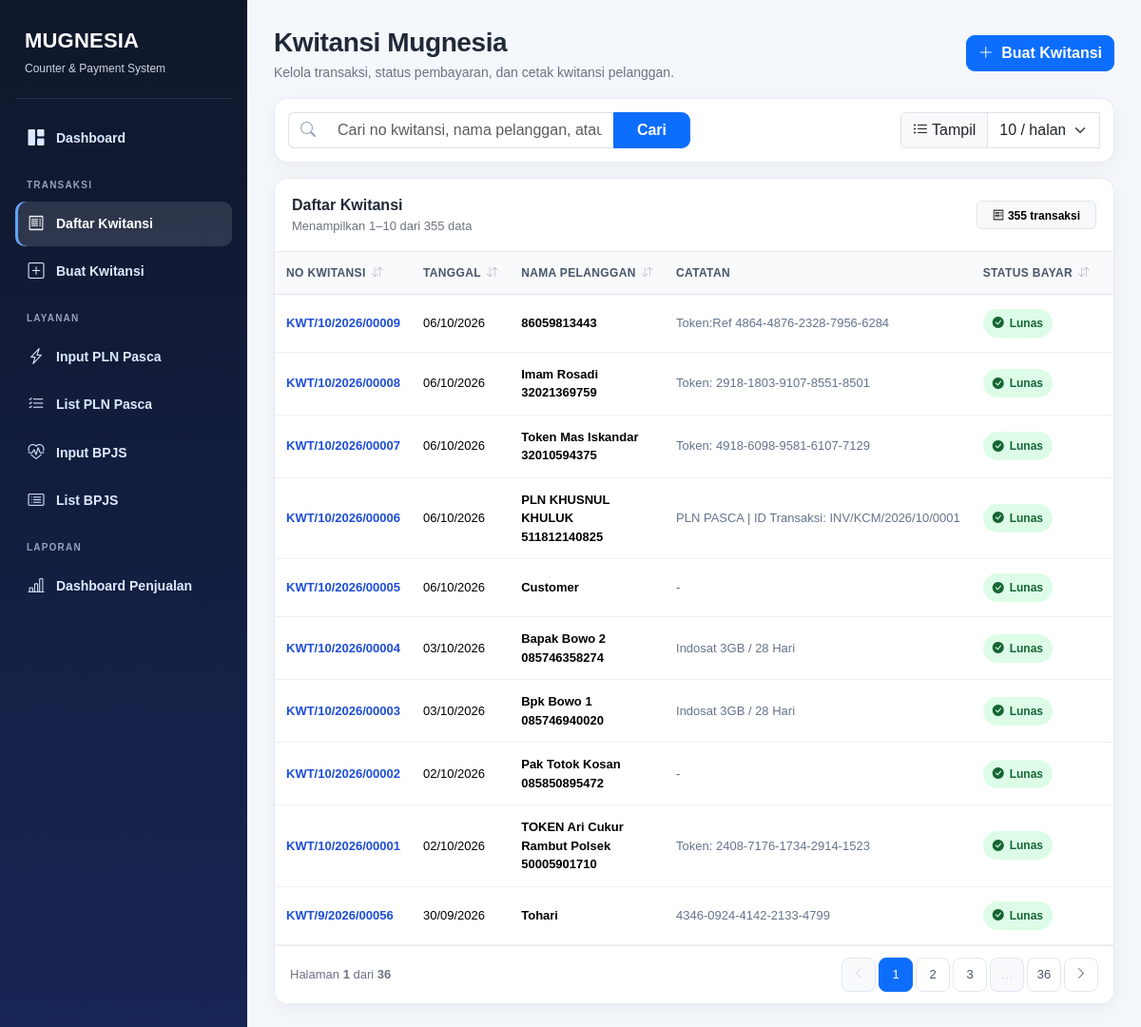
The page /list_kwitansi.php on the database its author committed.
### tables this page shows
CREATE TABLE `kwitansi` (
  `id` int(11) NOT NULL AUTO_INCREMENT,
  `no_kwitansi` varchar(40) NOT NULL,
  `tanggal` date NOT NULL,
  `nama_pelanggan` varchar(100) DEFAULT NULL,
  `alamat_pelanggan` varchar(255) DEFAULT NULL,
  `catatan` text,
  `status_bayar` varchar(50) NOT NULL,
  `discount` decimal(12,0) NOT NULL,
  `total` decimal(12,0) NOT NULL DEFAULT '0',
  `created_at` timestamp NOT NULL DEFAULT CURRENT_TIMESTAMP,
  `SN` varchar(45) NOT NULL,
  PRIMARY KEY (`id`),
  UNIQUE KEY `no_kwitansi` (`no_kwitansi`),
  KEY `idx_kwitansi_no` (`no_kwitansi`),
  KEY `idx_kwitansi_nama` (`nama_pelanggan`),
  KEY `idx_kwitansi_status` (`status_bayar`)
);

### list_kwitansi.php (the view, shortened to what this page needs)
<?php
    require_once "db.php";
    $allowed_sizes = [5,10,20,50];
    $ps = (int)($_GET['ps'] ?? 10);
    $limit = in_array($ps, $allowed_sizes) ? $ps : 10;
    $page = max(1, (int)($_GET['page'] ?? 1));
    $offset = ($page - 1) * $limit;
    $search = trim($_GET['q'] ?? "");
    $allowed_sort = [
        'no_kwitansi'    => 'no_kwitansi',
        'tanggal'        => 'tanggal',
        'nama_pelanggan' => 'nama_pelanggan',
        'status_bayar'   => 'status_bayar',
        'discount'       => 'discount',
        'total'          => 'total'
    ];
    $sort = $_GET['sort'] ?? 'id';
    $dir  = strtolower($_GET['dir'] ?? 'desc');
    $dir  = $dir === 'asc' ? 'ASC' : 'DESC';
    $orderBy = isset($allowed_sort[$sort]) ? $allowed_sort[$sort] : 'id';
    $sql = "SELECT * FROM kwitansi ";
    $params = [];
    $types = "";
    $sql_count = preg_replace('/SELECT \* FROM/', 'SELECT COUNT(*) as jml FROM', $sql, 1);
    $stmt = $conn->prepare($sql_count);
    $stmt->execute();
    $count = $stmt->get_result()->fetch_assoc()['jml'] ?? 0;
    $total_pages = max(1, (int)ceil($count / $limit));
    $sql .= "ORDER BY {$orderBy} {$dir} LIMIT ? OFFSET ?";
    $stmt = $conn->prepare($sql);
    if ($types) {
        $types2 = $types . "ii";
        $params2 = array_merge($params, [$limit, $offset]);
        $stmt->bind_param($types2, ...$params2);
    } else {
        $stmt->bind_param("ii", $limit, $offset);
    }
    $stmt->execute();
    $res = $stmt->get_result();
    $start_row = $count > 0 ? $offset + 1 : 0;
    $end_row = min($offset + $limit, $count);
    function pageUrl($targetPage, $search, $limit, $sort, $dir) {
        return '?page=' . (int)$targetPage
            . '&q=' . urlencode($search)
            . '&ps=' . (int)$limit
            . '&sort=' . urlencode($sort)
            . '&dir=' . urlencode(strtolower($dir));
    }
    function sortUrl($column, $currentSort, $currentDir, $search, $limit) {
        $nextDir = ($currentSort === $column && strtoupper($currentDir) === 'ASC') ? 'desc' : 'asc';
        return '?page=1'
            . '&q=' . urlencode($search)
            . '&ps=' . (int)$limit
            . '&sort=' . urlencode($column)
            . '&dir=' . $nextDir;
    }
    function sortIcon($column, $currentSort, $currentDir) {
        if ($currentSort !== $column) {
            return '<i class="bi bi-arrow-down-up sort-icon"></i>';
        }
        return strtoupper($currentDir) === 'ASC'
            ? '<i class="bi bi-sort-up sort-icon active"></i>'
            : '<i class="bi bi-sort-down sort-icon active"></i>';
    }
?>
<!doctype html>
<html lang="id">
<head>
<link href="https://cdn.jsdelivr.net/npm/bootstrap@5.3.3/dist/css/bootstrap.min.css" rel="stylesheet">
<link rel="stylesheet" href="https://cdn.jsdelivr.net/npm/bootstrap-icons@1.11.3/font/bootstrap-icons.min.css">
</head>
<body>
<div class="mug-app">
<?php require __DIR__ . "/layout/sidebar.php"; ?>
<main class="mug-main">
<div class="container-fluid app-wrap p-0">
  <div class="d-flex flex-column flex-md-row justify-content-between align-items-md-center gap-3 mb-3">
    <div>
      <div class="page-title">Kwitansi Mugnesia</div>
      <div class="page-subtitle">Kelola transaksi, status pembayaran, dan cetak kwitansi pelanggan.</div>
    </div>
    <div class="d-flex gap-2 header-actions">
      <a class="btn btn-primary" href="kwitansi_form.php">
        <i class="bi bi-plus-lg me-1"></i> Buat Kwitansi
      </a>
    </div>
  </div>
  <form class="toolbar-card mb-3" method="get">
    <div class="row g-2 align-items-center">
      <div class="col-12 col-md-8 col-lg-6">
        <div class="input-group search-box">
          <span class="input-group-text"><i class="bi bi-search"></i></span>
          <input type="text" class="form-control"
                 placeholder="Cari no kwitansi, nama pelanggan, atau status bayar..."
                 name="q"
                 value="<?= htmlspecialchars($search) ?>">
          <button class="btn btn-primary px-4" type="submit">Cari</button>
        </div>
      </div>
      <div class="col-12 col-md-4 col-lg-6 d-flex justify-content-md-end">
        <div class="input-group" style="max-width:210px;">
          <label class="input-group-text" for="ps"><i class="bi bi-list-ul me-1"></i> Tampil</label>
          <select class="form-select" name="ps" id="ps" onchange="this.form.submit()">
            <?php foreach($allowed_sizes as $s): ?>
              <option value="<?=$s?>" <?=$s==$limit?'selected':''?>><?=$s?> / halaman</option>
            <?php endforeach; ?>
          </select>
        </div>
      </div>
    </div>
  </form>
  <div class="grid-card">
    <div class="grid-head d-flex justify-content-between align-items-center">
      <div>
        <div class="fw-bold">Daftar Kwitansi</div>
        <div class="record-info">Menampilkan <?= $start_row ?>–<?= $end_row ?> dari <?= number_format($count,0,',','.') ?> data</div>
      </div>
      <span class="badge text-bg-light border px-3 py-2">
        <i class="bi bi-receipt me-1"></i><?= number_format($count,0,',','.') ?> transaksi
      </span>
    </div>
    <div class="table-responsive">
      <table class="table table-hover align-middle">
        <thead>
          <tr>
            <th>
              <a class="sort-link" href="<?= sortUrl('no_kwitansi', $sort, $dir, $search, $limit) ?>">
                No Kwitansi <?= sortIcon('no_kwitansi', $sort, $dir) ?>
              </a>
            </th>
            <th>
              <a class="sort-link" href="<?= sortUrl('tanggal', $sort, $dir, $search, $limit) ?>">
                Tanggal <?= sortIcon('tanggal', $sort, $dir) ?>
              </a>
            </th>
            <th>
              <a class="sort-link" href="<?= sortUrl('nama_pelanggan', $sort, $dir, $search, $limit) ?>">
                Nama Pelanggan <?= sortIcon('nama_pelanggan', $sort, $dir) ?>
              </a>
            </th>
            <th>Catatan</th>
            <th>
              <a class="sort-link" href="<?= sortUrl('status_bayar', $sort, $dir, $search, $limit) ?>">
                Status Bayar <?= sortIcon('status_bayar', $sort, $dir) ?>
              </a>
            </th>
            <th class="text-end">
            </th>
          </tr>
        </thead>
        <tbody>
          <?php while($row = $res->fetch_assoc()): ?>
            <?php
              $status = trim($row['status_bayar'] ?? '');
              $statusLower = strtolower($status);
              if ($statusLower === 'lunas') {
                  $statusClass = 'status-lunas';
                  $statusIcon = 'bi-check-circle-fill';
              } elseif ($statusLower === 'piutang') {
                  $statusClass = 'status-piutang';
                  $statusIcon = 'bi-clock-fill';
              } else {
                  $statusClass = 'status-other';
                  $statusIcon = 'bi-info-circle-fill';
              }
            ?>
            <tr>
              <td><span class="invoice-no"><?= htmlspecialchars($row['no_kwitansi']) ?></span></td>
              <td class="text-nowrap"><?= date('d/m/Y', strtotime($row['tanggal'])) ?></td>
              <td><span class="customer-name"><?= htmlspecialchars($row['nama_pelanggan']) ?></span></td>
              <td>
                <div class="note-cell" title="<?= htmlspecialchars($row['catatan'] ?? '') ?>">
                  <?= trim($row['catatan'] ?? '') !== '' ? htmlspecialchars($row['catatan']) : '<span class="text-muted">-</span>' ?>
                </div>
              </td>
              <td>
                <span class="status-badge <?= $statusClass ?>">
                  <i class="bi <?= $statusIcon ?>"></i><?= htmlspecialchars($status !== '' ? $status : '-') ?>
                </span>
              </td>
              <td class="text-end money">Rp <?= number_format($row['discount'], 0, ',', '.') ?></td>
            </tr>
          <?php endwhile; ?>
        </tbody>
      </table>
    </div>
    <div class="grid-footer d-flex flex-column flex-md-row justify-content-between align-items-md-center gap-2">
      <div class="record-info">
        Halaman <strong><?= $page ?></strong> dari <strong><?= $total_pages ?></strong>
      </div>
      <?php if ($total_pages > 1): ?>
        <nav aria-label="Pagination kwitansi">
          <ul class="pagination pagination-sm">
            <li class="page-item <?= $page <= 1 ? 'disabled' : '' ?>">
              <a class="page-link" href="<?= pageUrl(max(1,$page-1), $search, $limit, $sort, $dir) ?>" aria-label="Sebelumnya">
                <i class="bi bi-chevron-left"></i>
              </a>
            </li>
            <?php
              $window = 2;
              $candidates = [1, $total_pages];
              for ($i = max(1, $page-$window); $i <= min($total_pages, $page+$window); $i++) {
                  $candidates[] = $i;
              }
              $candidates = array_values(array_unique($candidates));
              sort($candidates);
              $prevShown = null;
            ?>
            <?php foreach($candidates as $i): ?>
              <?php if ($prevShown !== null && $i > $prevShown + 1): ?>
                <li class="page-item disabled"><span class="page-link">…</span></li>
              <?php endif; ?>
              <li class="page-item <?= $i == $page ? 'active' : '' ?>">
                <a class="page-link" href="<?= pageUrl($i, $search, $limit, $sort, $dir) ?>"><?= $i ?></a>
              </li>
              <?php $prevShown = $i; ?>
            <?php endforeach; ?>
            <li class="page-item <?= $page >= $total_pages ? 'disabled' : '' ?>">
              <a class="page-link" href="<?= pageUrl(min($total_pages,$page+1), $search, $limit, $sort, $dir) ?>" aria-label="Berikutnya">
                <i class="bi bi-chevron-right"></i>
              </a>
            </li>
          </ul>
        </nav>
      <?php endif; ?>
    </div>
  </div>
</div>
</main>
</div>
</body>
</html>

### list_kwitansi.php (style rules this page uses)
:root { --app-bg:#f4f7fb; --card-border:#e7ecf2; --head-bg:#f8fafc; --text-main:#1f2937; --text-muted:#6b7280; }
body { background:var(--app-bg); color:var(--text-main); font-family:Arial, Helvetica, sans-serif; }
.app-wrap { max-width: none; width:100%; }
.page-title { font-size:28px; font-weight:800; letter-spacing:-.4px; }
.page-subtitle { color:var(--text-muted); font-size:14px; }
.toolbar-card, .grid-card { background:#fff; border:1px solid var(--card-border); border-radius:14px; box-shadow:0 6px 20px rgba(15,23,42,.05); }
.toolbar-card { padding:14px; }
.search-box .input-group-text { background:#fff; border-right:0; color:#94a3b8; }
.search-box .form-control { border-left:0; box-shadow:none !important; }
.grid-card { overflow:hidden; }
.grid-head { padding:16px 18px; border-bottom:1px solid var(--card-border); }
.record-info { font-size:13px; color:var(--text-muted); }
.table { margin:0; }
.table thead th { background:var(--head-bg); color:#475569; border-bottom:1px solid #dfe6ee; padding:13px 12px; font-size:12px; font-weight:800; text-transform:uppercase; letter-spacing:.35px; white-space:nowrap; }
.table tbody td { padding:13px 12px; border-color:#edf1f5; font-size:13px; vertical-align:middle; }
.table tbody tr { transition:.15s ease; }
.invoice-no { color:#1d4ed8; font-weight:700; white-space:nowrap; }
.customer-name { font-weight:600; }
.note-cell { color:#64748b; max-width:360px; white-space:nowrap; overflow:hidden; text-overflow:ellipsis; }
.money { font-variant-numeric:tabular-nums; white-space:nowrap; }
.status-badge { display:inline-flex; align-items:center; gap:6px; padding:6px 10px; border-radius:999px; font-size:12px; font-weight:700; white-space:nowrap; }
.status-lunas { background:#dcfce7; color:#166534; }
.grid-footer { padding:12px 16px; border-top:1px solid var(--card-border); background:#fff; }
.pagination { margin:0; gap:4px; }
.pagination .page-link { min-width:36px; height:36px; display:flex; align-items:center; justify-content:center; border-radius:8px !important; border:1px solid #e2e8f0; color:#475569; font-size:13px; }
.pagination .page-item.active .page-link { background:#0d6efd; border-color:#0d6efd; color:#fff; }
.pagination .page-item.disabled .page-link { background:#f8fafc; color:#cbd5e1; }
.btn { border-radius:9px; font-weight:600; }
.sort-link { display:inline-flex; align-items:center; gap:6px; color:inherit; text-decoration:none; }
.sort-icon { font-size:12px; opacity:.35; }
body { margin:0 !important;padding:0 !important;background:#f4f7fb; }
.mug-app { min-height:100vh;display:flex; }
.mug-main { margin-left:260px;width:calc(100% - 260px);min-height:100vh;padding:24px 28px; }

### rows shown on the page
kwitansi: no_kwitansi "KWT/10/2026/00009", tanggal "06/10/2026", nama_pelanggan "86059813443", catatan "Token:Ref 4864-4876-2328-7956-6284", status_bayar "Lunas"
kwitansi: no_kwitansi "KWT/10/2026/00008", tanggal "06/10/2026", nama_pelanggan "Imam Rosadi 32021369759", catatan "Token: 2918-1803-9107-8551-8501", status_bayar "Lunas"
kwitansi: no_kwitansi "KWT/10/2026/00007", tanggal "06/10/2026", nama_pelanggan "Token Mas Iskandar 32010594375", catatan "Token: 4918-6098-9581-6107-7129", status_bayar "Lunas"
kwitansi: no_kwitansi "KWT/10/2026/00006", tanggal "06/10/2026", nama_pelanggan "PLN KHUSNUL KHULUK 511812140825", catatan "PLN PASCA | ID Transaksi: INV/KCM/2026/10/0001", status_bayar "Lunas"
kwitansi: no_kwitansi "KWT/10/2026/00005", tanggal "06/10/2026", nama_pelanggan "Customer", status_bayar "Lunas"
kwitansi: no_kwitansi "KWT/10/2026/00004", tanggal "03/10/2026", nama_pelanggan "Bapak Bowo 2 085746358274", catatan "Indosat 3GB / 28 Hari", status_bayar "Lunas"
kwitansi: no_kwitansi "KWT/10/2026/00003", tanggal "03/10/2026", nama_pelanggan "Bpk Bowo 1 085746940020", catatan "Indosat 3GB / 28 Hari", status_bayar "Lunas"
kwitansi: no_kwitansi "KWT/10/2026/00002", tanggal "02/10/2026", nama_pelanggan "Pak Totok Kosan 085850895472", status_bayar "Lunas"
kwitansi: no_kwitansi "KWT/10/2026/00001", tanggal "02/10/2026", nama_pelanggan "TOKEN Ari Cukur Rambut Polsek 50005901710", catatan "Token: 2408-7176-1734-2914-1523", status_bayar "Lunas"
kwitansi: no_kwitansi "KWT/9/2026/00056", tanggal "30/09/2026", nama_pelanggan "Tohari", catatan "4346-0924-4142-2133-4799", status_bayar "Lunas"

### other values the page prints
$start_row "1"
$end_row "10"
$count "355"
$page "1"
$total_pages "36"
$i "1"
$i "2"
$i "3"
$i "36"
form field ps "10 / halaman"
